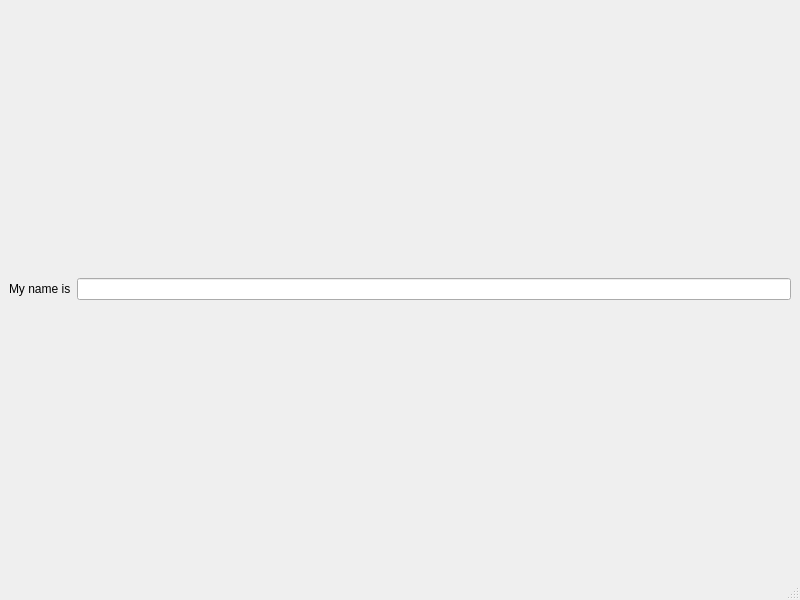
<?xml version="1.0" encoding="UTF-8"?>
<ui version="4.0">
 <class>MainWindow</class>
 <widget class="QMainWindow" name="MainWindow">
  <property name="geometry">
   <rect>
    <x>0</x>
    <y>0</y>
    <width>800</width>
    <height>600</height>
   </rect>
  </property>
  <property name="windowTitle">
   <string>MainWindow</string>
  </property>
  <widget class="QWidget" name="centralwidget">
   <layout class="QHBoxLayout" name="horizontalLayout_2">
    <item>
     <widget class="QLabel" name="label">
      <property name="text">
       <string>My name is</string>
      </property>
     </widget>
    </item>
    <item>
     <widget class="QLineEdit" name="lineEdit"/>
    </item>
   </layout>
  </widget>
  <widget class="QMenuBar" name="menubar">
   <property name="geometry">
    <rect>
     <x>0</x>
     <y>0</y>
     <width>800</width>
     <height>21</height>
    </rect>
   </property>
  </widget>
  <widget class="QStatusBar" name="statusbar"/>
 </widget>
 <resources/>
 <connections/>
</ui>
